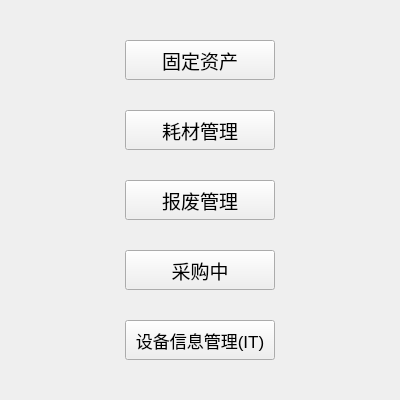
<?xml version="1.0" encoding="UTF-8"?>
<ui version="4.0">
 <class>FuctionOP</class>
 <widget class="QWidget" name="FuctionOP">
  <property name="geometry">
   <rect>
    <x>0</x>
    <y>0</y>
    <width>400</width>
    <height>400</height>
   </rect>
  </property>
  <property name="minimumSize">
   <size>
    <width>400</width>
    <height>400</height>
   </size>
  </property>
  <property name="maximumSize">
   <size>
    <width>400</width>
    <height>400</height>
   </size>
  </property>
  <property name="windowTitle">
   <string>模块选择</string>
  </property>
  <widget class="QPushButton" name="FixAssetBtn">
   <property name="geometry">
    <rect>
     <x>125</x>
     <y>40</y>
     <width>150</width>
     <height>40</height>
    </rect>
   </property>
   <property name="sizePolicy">
    <sizepolicy hsizetype="Preferred" vsizetype="Preferred">
     <horstretch>0</horstretch>
     <verstretch>0</verstretch>
    </sizepolicy>
   </property>
   <property name="minimumSize">
    <size>
     <width>150</width>
     <height>40</height>
    </size>
   </property>
   <property name="maximumSize">
    <size>
     <width>150</width>
     <height>40</height>
    </size>
   </property>
   <property name="font">
    <font>
     <pointsize>14</pointsize>
    </font>
   </property>
   <property name="text">
    <string>固定资产</string>
   </property>
  </widget>
  <widget class="QPushButton" name="SuppliesBtn">
   <property name="geometry">
    <rect>
     <x>125</x>
     <y>110</y>
     <width>150</width>
     <height>40</height>
    </rect>
   </property>
   <property name="sizePolicy">
    <sizepolicy hsizetype="Preferred" vsizetype="Preferred">
     <horstretch>0</horstretch>
     <verstretch>0</verstretch>
    </sizepolicy>
   </property>
   <property name="minimumSize">
    <size>
     <width>150</width>
     <height>40</height>
    </size>
   </property>
   <property name="maximumSize">
    <size>
     <width>150</width>
     <height>40</height>
    </size>
   </property>
   <property name="font">
    <font>
     <pointsize>14</pointsize>
    </font>
   </property>
   <property name="text">
    <string>耗材管理</string>
   </property>
  </widget>
  <widget class="QPushButton" name="ScrapBtn">
   <property name="geometry">
    <rect>
     <x>125</x>
     <y>180</y>
     <width>150</width>
     <height>40</height>
    </rect>
   </property>
   <property name="sizePolicy">
    <sizepolicy hsizetype="Preferred" vsizetype="Preferred">
     <horstretch>0</horstretch>
     <verstretch>0</verstretch>
    </sizepolicy>
   </property>
   <property name="minimumSize">
    <size>
     <width>150</width>
     <height>40</height>
    </size>
   </property>
   <property name="maximumSize">
    <size>
     <width>150</width>
     <height>40</height>
    </size>
   </property>
   <property name="font">
    <font>
     <pointsize>14</pointsize>
    </font>
   </property>
   <property name="text">
    <string>报废管理</string>
   </property>
  </widget>
  <widget class="QPushButton" name="PurchaseBtn">
   <property name="geometry">
    <rect>
     <x>125</x>
     <y>250</y>
     <width>150</width>
     <height>40</height>
    </rect>
   </property>
   <property name="sizePolicy">
    <sizepolicy hsizetype="Preferred" vsizetype="Preferred">
     <horstretch>0</horstretch>
     <verstretch>0</verstretch>
    </sizepolicy>
   </property>
   <property name="minimumSize">
    <size>
     <width>150</width>
     <height>40</height>
    </size>
   </property>
   <property name="maximumSize">
    <size>
     <width>150</width>
     <height>40</height>
    </size>
   </property>
   <property name="font">
    <font>
     <pointsize>14</pointsize>
    </font>
   </property>
   <property name="text">
    <string>采购中</string>
   </property>
  </widget>
  <widget class="QPushButton" name="DeviceBtn">
   <property name="geometry">
    <rect>
     <x>125</x>
     <y>320</y>
     <width>150</width>
     <height>40</height>
    </rect>
   </property>
   <property name="sizePolicy">
    <sizepolicy hsizetype="Preferred" vsizetype="Preferred">
     <horstretch>0</horstretch>
     <verstretch>0</verstretch>
    </sizepolicy>
   </property>
   <property name="minimumSize">
    <size>
     <width>150</width>
     <height>40</height>
    </size>
   </property>
   <property name="maximumSize">
    <size>
     <width>150</width>
     <height>40</height>
    </size>
   </property>
   <property name="font">
    <font>
     <pointsize>13</pointsize>
    </font>
   </property>
   <property name="text">
    <string>设备信息管理(IT)</string>
   </property>
  </widget>
 </widget>
 <resources/>
 <connections/>
</ui>
